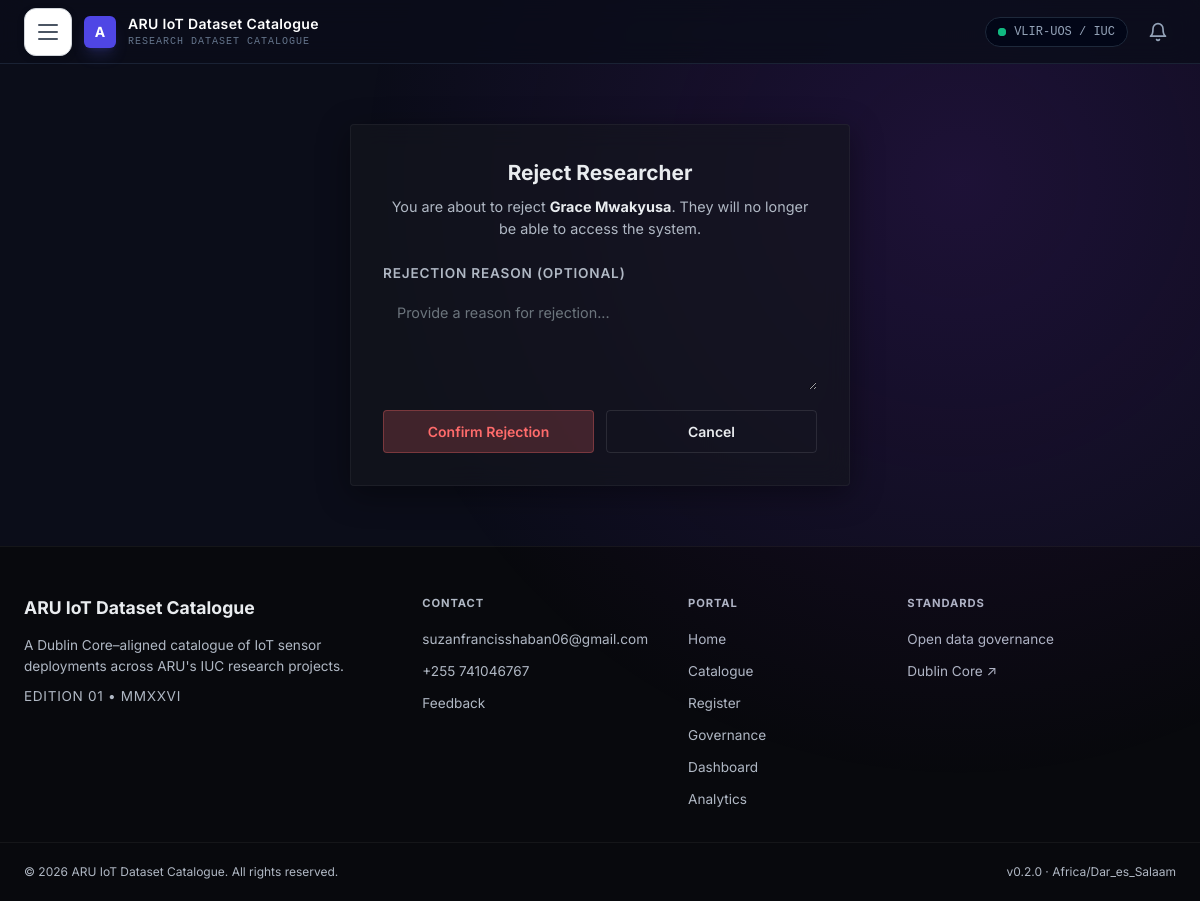
Screenshot of /portal-admin/researchers/46/confirm-reject/ (signed in) with the database file from the repository.
### catalogue/models.py (models this page shows, shortened)
class SystemSetting(models.Model):
    SETTING_TYPE_CHOICES = [
        ('text', 'Text'),
        ('number', 'Number'),
        ('boolean', 'Boolean'),
        ('email', 'Email'),
        ('url', 'URL'),
        ('choice', 'Choice'),
        ('file', 'File'),
    ]
    key = models.CharField(max_length=100, unique=True)
    value = models.TextField(blank=True)
    setting_type = models.CharField(max_length=20, choices=SETTING_TYPE_CHOICES, default='text')
    category = models.CharField(max_length=50, blank=True)
    description = models.TextField(blank=True)
    is_required = models.BooleanField(default=False)
    updated_at = models.DateTimeField(auto_now=True)
    class Meta:
        ordering = ['category', 'key']

### catalogue/views.py (the view)
# urls.py: path('portal-admin/researchers/<int:user_id>/confirm-reject/', views.researcher_confirm_reject, name='researcher_confirm_reject'),
def researcher_confirm_reject(request, user_id):
    if not request.user.is_authenticated or not (request.user.is_staff or request.user.is_superuser):
        return render(request, '403.html', status=403)
    researcher = get_object_or_404(User, pk=user_id)
    context = {
        'researcher': researcher,
        'action': 'reject',
    }
    return render(request, 'admin_researcher_confirm.html', context)

### iot_portal/context_processors.py (called while the page is built)
def user_timezone_auto_detected(request):
    auto_detected = False
    if request.user.is_authenticated:
        try:
            auto_detected = getattr(request.user.profile, 'time_zone_auto_detected', False)
        except Exception:
            auto_detected = False
    return {
        'user_timezone_auto_detected': auto_detected,
    }

def general_settings(request):
    from catalogue.models import SystemSetting
    settings_qs = SystemSetting.objects.filter(category='general')
    settings_map = {s.key: s.value for s in settings_qs}
    return {
        'general_settings': settings_map,
    }

### catalogue/templates/admin_researcher_confirm.html (shortened to what this page needs)
{% extends 'base.html' %}
{% block content %}
{% load i18n humanize %}
<div style="margin-top:60px; margin-bottom:40px; max-width:500px; margin-left:auto; margin-right:auto;">
    <div class="form-container glass-panel" style="padding:32px;">
        <h2 style="font-size:1.3rem; font-weight:700; margin-bottom:8px; text-align:center;">
            {% if action == 'approve' %}Approve Researcher{% elif action == 'reject' %}Reject Researcher{% else %}Delete Researcher{% endif %}
        </h2>
        <p style="font-size:0.9rem; color:var(--text-secondary); text-align:center; margin-bottom:24px;">
            {% if action == 'approve' %}
            You are about to approve <strong style="color:var(--text-primary);">{{ researcher.get_full_name|default:researcher.username }}</strong>. This will allow them to log in and access the system.
            {% elif action == 'reject' %}
            You are about to reject <strong style="color:var(--text-primary);">{{ researcher.get_full_name|default:researcher.username }}</strong>. They will no longer be able to access the system.
            {% else %}
            You are about to permanently delete <strong style="color:var(--text-primary);">{{ researcher.get_full_name|default:researcher.username }}</strong>. This action cannot be undone.
            {% endif %}
        </p>
        {% if action == 'reject' %}
        <form method="POST" action="{% url 'reject_researcher' researcher.id %}">
            <div class="form-group" style="margin-bottom:20px;">
                <label for="rejection_reason" style="font-size:0.85rem; font-weight:600; color:var(--text-secondary); display:block; margin-bottom:6px;">Rejection Reason (optional)</label>
                <textarea name="rejection_reason" id="rejection_reason" rows="3" class="form-control" placeholder="Provide a reason for rejection..." style="background:var(--bg-input); border:1px solid var(--border); color:var(--text-primary); resize:vertical;"></textarea>
            </div>
            <div style="display:flex; gap:12px;">
                <button type="submit" class="btn" style="flex:1; justify-content:center; background:rgba(255,107,107,0.2); color:#ff6b6b; border:1px solid rgba(255,107,107,0.3);">
                    Confirm Rejection
                </button>
                <a href="{% url 'admin_researcher_approval' %}" class="btn btn-outline" style="flex:1; justify-content:center;">Cancel</a>
            </div>
        </form>
        {% endif %}
    </div>
</div>
{% endblock %}

### catalogue/templates/base.html (shortened to what this page needs)
{% load static socialaccount i18n humanize %}
<!DOCTYPE html>
<html lang="en" data-theme="{{ current_theme }}">
<head>
    <script src="https://cdn.tailwindcss.com"></script>
    <link rel="stylesheet" href="{% static 'css/style.css' %}?v=20260718">
    <link rel="stylesheet" href="{% static 'css/theme.css' %}?v=20260718">
</head>
<body class="bg-midnight-950 text-slate-300 font-sans antialiased">
    <nav class="flex justify-between items-center h-16 px-6 bg-midnight-950/80 backdrop-blur-md border-b border-slate-800/80 sticky top-0 z-50">
        <div class="flex items-center gap-3">
            <button id="hamburger-btn" aria-label="Toggle Navigation" class="hamburger-btn">
                <span class="hamburger-line"></span>
                <span class="hamburger-line"></span>
                <span class="hamburger-line"></span>
            </button>
            <div class="w-8 h-8 bg-indigo-600 rounded-md flex items-center justify-center text-white font-bold text-sm shadow-lg shadow-indigo-500/20">A</div>
            <div>
                <div class="text-white font-semibold text-sm tracking-wide">ARU IoT Dataset Catalogue</div>
                <div class="text-[10px] text-slate-500 font-mono tracking-widest uppercase">Research Dataset Catalogue</div>
            </div>
        </div>
        <div class="flex items-center gap-3">
            <span class="text-xs text-slate-400 font-mono bg-slate-950 px-3 py-1.5 rounded-full border border-slate-800 flex items-center gap-2">
                <span class="relative flex h-2 w-2">
                    <span class="relative inline-flex rounded-full h-2 w-2 bg-emerald-500"></span>
                </span>
                VLIR-UOS / IUC
            </span>
            {% if user.is_authenticated %}
            <div class="relative">
                <button id="notification-bell-btn" aria-label="Notifications" class="relative p-2 text-slate-400 hover:text-white transition-colors">
                    <svg width="20" height="20" viewBox="0 0 24 24" fill="none" stroke="currentColor" stroke-width="2" stroke-linecap="round" stroke-linejoin="round">
                        <path d="M6 8a6 6 0 0 1 12 0c0 7 3 9 3 9H3s3-2 3-9"></path>
                        <path d="M10.3 21a1.94 1.94 0 0 0 3.4 0"></path>
                    </svg>
                </button>
            </div>
            {% endif %}
        </div>
    </nav>
    <div class="container">
        {% block content %}
        {% endblock %}
    </div>
    <footer class="site-footer">
        <div class="footer-container">
            <div class="footer-col">
                <div class="footer-brand">{{ general_settings.portal_name|default:'ARU IoT Dataset Catalogue' }}</div>
                <p class="footer-desc">A Dublin Core–aligned catalogue of IoT sensor deployments across {{ general_settings.institution_name|default:"ARU" }}'s IUC research projects.</p>
                <p class="footer-edition">EDITION 01 • MMXXVI</p>
            </div>
            <div class="footer-col">
                <h4 class="footer-heading">{% trans 'Contact' %}</h4>
                <ul>
                    {% if general_settings.contact_email %}
                    <li><a href="mailto:{{ general_settings.contact_email }}">{{ general_settings.contact_email }}</a></li>
                    {% endif %}
                    {% if general_settings.contact_phone %}
                    <li><a href="tel:{{ general_settings.contact_phone }}">{{ general_settings.contact_phone }}</a></li>
                    {% endif %}
                    <li><a href="{% url 'feedback' %}">{% trans 'Feedback' %}</a></li>
                </ul>
            </div>
            <div class="footer-col">
                <h4 class="footer-heading">{% trans 'Portal' %}</h4>
                <ul>
                    <li><a href="{% url 'home' %}">{% trans 'Home' %}</a></li>
                    <li><a href="{% url 'browse_catalogue' %}">{% trans 'Catalogue' %}</a></li>
                    <li><a href="{% url 'register_dataset' %}">{% trans 'Register' %}</a></li>
                    <li><a href="{% url 'governance_policy' %}">{% trans 'Governance' %}</a></li>
                    {% if user.is_authenticated %}
                        {% if user.is_staff or user.is_superuser or user.role == 'Admin' %}
                        <li><a href="{% url 'admin_dashboard' %}">{% trans 'Dashboard' %}</a></li>
                        <li><a href="{% url 'admin_analytics_dashboard' %}">{% trans 'Analytics' %}</a></li>
                        {% endif %}
                    {% endif %}
                </ul>
            </div>
            <div class="footer-col">
                <h4 class="footer-heading">{% trans 'Standards' %}</h4>
                <ul>
                <li><a href="{% url 'governance_policy' %}">Open data governance</a></li>
                <li><a href="https://dublincore.org" target="_blank" rel="noopener">Dublin Core ↗</a></li>
                </ul>
            </div>
        </div>
        <div class="footer-bottom">
            <span>© 2026 {{ general_settings.institution_name|default:'ARU' }} IoT Dataset Catalogue. All rights reserved.</span>
            <span>v0.2.0 · {{ general_settings.time_zone|default:'Africa/Dar_es_Salaam' }}</span>
        </div>
    </footer>
</body>
</html>

### catalogue/static/css/theme.css (style rules this page uses)
[data-theme="dark"] { --bg-deep: #0b0c10; --bg-surface: rgba(20, 22, 30, 0.65); --bg-surface-solid: #14161e; --border-glass: rgba(255, 255, 255, 0.05); --border-glass-strong: rgba(255, 255, 255, 0.1); --text-primary: #e9ecef; --text-secondary: #b0b8c4; --text-muted: #6c757d; --accent-purple: #8A2BE2; --accent-cyan: #4D77FF; --accent-mint: #00ff9d; --accent-gold: #ffc107; --accent-indigo: #4D77FF; --shadow-glass: rgba(0, 0, 0, 0.4); }
body { background: var(--bg-deep); color: var(--text-primary); transition: background-color 0.3s ease, color 0.3s ease; }
.glass-panel { background: var(--bg-surface); border: 1px solid var(--border-glass); box-shadow: 0 8px 32px var(--shadow-glass); transition: background-color 0.3s ease, border-color 0.3s ease; }
h1, h2, h3, h4, h5, h6 { color: var(--text-primary); }
p, span, div { color: var(--text-secondary); }
input, textarea, select { background: var(--bg-surface); border: 1px solid var(--border-glass-strong); color: var(--text-primary); }
.btn-outline { border-color: var(--border-glass-strong); color: var(--text-primary); }

### rows the page displays
SystemSetting: portal_name "ARU IoT Dataset Catalogue"
SystemSetting: institution_name "ARU"
SystemSetting: contact_email "suzanfrancisshaban06@gmail.com"
SystemSetting: contact_phone "+255 741046767"
SystemSetting: time_zone "Africa/Dar_es_Salaam"

### other values shown
{{ researcher.get_full_name|default:researcher.username }} "Grace Mwakyusa"
